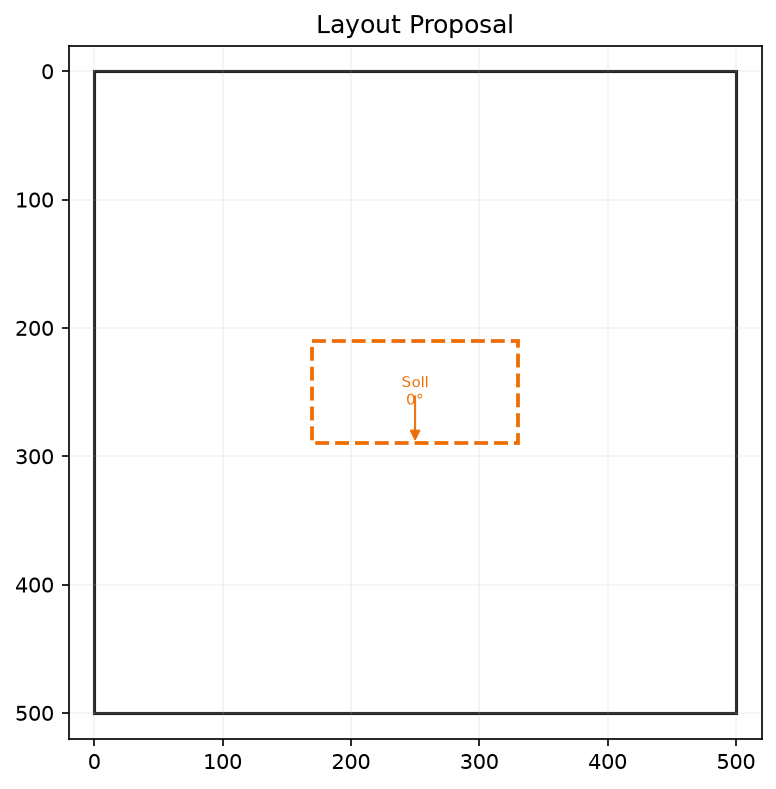
#> input picture data/aisi/debug/rect_layout_templates/rect_discussion_1.png, 776 x 789 px; its folder holds only this picture in this run
$ python debug_bgsub_proposals.py --image-dir ../../../data/aisi/debug/rect_layout_templates --out-dir out
#> lines starting #> are read from the running program, lines starting #| are printed output that depends on the picture
### src/vision/detection/proposals_bgsub.py
"""
Background subtraction-based region proposal generator.
"""
import cv2
import numpy as np
from pathlib import Path


class BGSubProposer:
    """
    Background subtraction-based region proposer using MOG2.
    Returns bounding boxes for foreground objects.
    """

    def __init__(
        self,
        history: int = 200,
        var_threshold: int = 16,
        detect_shadows: bool = False,
        min_area: int = 1500,
        max_area: int = 200000,
    ):
        """
        Initialize background subtractor.

        Args:
            history: Number of frames for background model
            var_threshold: Threshold on the squared Mahalanobis distance
            detect_shadows: Whether to detect shadows (slower)
            min_area: Minimum contour area to accept
            max_area: Maximum contour area to accept
        """
#> in main, frame is the input picture: shape (789, 776, 3); mean B, G, R 247.9, 248.3, 248.7
        self.min_area = min_area
        self.max_area = max_area

        self.bg_subtractor = cv2.createBackgroundSubtractorMOG2(
            history=history,
            varThreshold=var_threshold,
            detectShadows=detect_shadows,
        )

        # Morphology kernel for noise reduction
        self.kernel = cv2.getStructuringElement(cv2.MORPH_ELLIPSE, (5, 5))

    def propose(self, frame_bgr: np.ndarray, debug: bool = False) -> list[dict]:
        """
        Generate region proposals from foreground mask.

        Args:
            frame_bgr: Input frame in BGR format (H, W, 3)
            debug: If True, save debug visualization

        Returns:
            List of proposals: [{"bbox_px": [x1, y1, x2, y2], "score": float}, ...]
        """
#> called with debug = False
        # Apply background subtraction
        fg_mask = self.bg_subtractor.apply(frame_bgr)
#> fg_mask: shape (789, 776); every value is 255

        # Threshold to binary
        _, binary = cv2.threshold(fg_mask, 127, 255, cv2.THRESH_BINARY)

        # Morphology: close then open to reduce noise
        closed = cv2.morphologyEx(binary, cv2.MORPH_CLOSE, self.kernel, iterations=2)
        opened = cv2.morphologyEx(closed, cv2.MORPH_OPEN, self.kernel, iterations=1)

        # Find contours
        contours, _ = cv2.findContours(opened, cv2.RETR_EXTERNAL, cv2.CHAIN_APPROX_SIMPLE)
#> contours = [[[0, 0], [0, 788], [775, 788], [775, 0]]]

        proposals = []
        for contour in contours:
            area = cv2.contourArea(contour)

            # Filter by area
            if area < self.min_area or area > self.max_area:
                continue

            # Get bounding box
            x, y, w, h = cv2.boundingRect(contour)
            bbox = [x, y, x + w, y + h]

            # Calculate score based on solidity (ratio of contour area to convex hull area)
            hull = cv2.convexHull(contour)
            hull_area = cv2.contourArea(hull)
            solidity = float(area) / hull_area if hull_area > 0 else 0.0

            # Alternative: normalized area score
            # score = min(1.0, area / self.max_area)

            proposals.append({
                "bbox_px": bbox,
                "score": solidity,
            })
#> this loop made 1 pass
#> (contour, area) on pass 1: ([[0, 0], [0, 788], [775, 788], [775, 0]], 610700)
#> after the loop, proposals = []

        # Sort by score descending
        proposals.sort(key=lambda p: p["score"], reverse=True)

        # Debug visualization
        if debug and proposals:
            self._save_debug_image(frame_bgr, proposals, opened)

        return proposals

    # [34 lines left out: function _save_debug_image, not called in this run]

### src/vision/tools/debug_bgsub_proposals.py
"""
Debug tool for visualizing BGSubProposer region proposals.

Example usage:
    python -m src.vision.tools.debug_bgsub_proposals --image-dir data/vision/synth_seq --out-dir data/vision/debug/bgsub --max-frames 30
"""

import argparse
import cv2
import numpy as np
from pathlib import Path
import sys

from src.vision.detection.proposals_bgsub import BGSubProposer


def main():
    parser = argparse.ArgumentParser(description="Debug BGSubProposer region proposals.")
    parser.add_argument("--image-dir", required=True, help="Input image directory (*.jpg, *.png)")
    parser.add_argument("--out-dir", required=True, help="Output directory for debug frames")
    parser.add_argument("--max-frames", type=int, default=30, help="Maximum frames to process (default: 30)")

    # BGSub parameters
    parser.add_argument("--history", type=int, default=200, help="BGSub history (default: 200)")
    parser.add_argument("--var-threshold", type=int, default=16, help="BGSub variance threshold (default: 16)")
    parser.add_argument("--min-area", type=int, default=1500, help="Minimum proposal area (default: 1500)")
    parser.add_argument("--max-area", type=int, default=200000, help="Maximum proposal area (default: 200000)")

    args = parser.parse_args()

    # Load image files
    img_dir = Path(args.image_dir)
    if not img_dir.exists():
        print(f"ERROR: Image directory not found: {args.image_dir}")
        sys.exit(1)

    image_files = sorted(list(img_dir.glob("*.jpg")) + list(img_dir.glob("*.png")))

    if len(image_files) == 0:
        print(f"ERROR: No .jpg or .png files found in {args.image_dir}")
        sys.exit(1)

    print(f"Found {len(image_files)} images in {args.image_dir}")

    # Create output directory
    out_dir = Path(args.out_dir)
    out_dir.mkdir(parents=True, exist_ok=True)
    print(f"Output directory: {args.out_dir}")

    # Initialize BGSubProposer
    proposer = BGSubProposer(
        history=args.history,
        var_threshold=args.var_threshold,
        detect_shadows=False,
        min_area=args.min_area,
        max_area=args.max_area,
    )

    print(f"\n=== BGSubProposer Configuration ===")
    print(f"History: {args.history}")
    print(f"Variance threshold: {args.var_threshold}")
    print(f"Min area: {args.min_area} px")
    print(f"Max area: {args.max_area} px")
    print(f"===================================\n")

    # Process frames
    max_frames = min(args.max_frames, len(image_files))

    for frame_idx in range(max_frames):
        img_path = image_files[frame_idx]

        # Load frame
        frame = cv2.imread(str(img_path))
        if frame is None:
            print(f"WARNING: Could not load {img_path}, skipping.")
            continue

        # Get proposals
        proposals = proposer.propose(frame, debug=False)
#> proposals = []

        # Log
        print(f"Frame {frame_idx}: {len(proposals)} boxes")
#| Frame 0: 0 boxes

        # Draw proposals on frame
        vis = frame.copy()

        for idx, proposal in enumerate(proposals):
            bbox = proposal["bbox_px"]
            score = proposal["score"]

            x1, y1, x2, y2 = [int(v) for v in bbox]

            # Color by score (green = high, red = low)
            color = (0, int(255 * score), int(255 * (1 - score)))

            # Draw rectangle
            cv2.rectangle(vis, (x1, y1), (x2, y2), color, 2)

            # Draw index and score
            label = f"{idx}: {score:.2f}"
            label_size, _ = cv2.getTextSize(label, cv2.FONT_HERSHEY_SIMPLEX, 0.5, 2)

            # Background for text
            cv2.rectangle(vis, (x1, y1 - label_size[1] - 8), (x1 + label_size[0] + 4, y1), color, -1)
            cv2.putText(vis, label, (x1 + 2, y1 - 4), cv2.FONT_HERSHEY_SIMPLEX, 0.5, (255, 255, 255), 2)
#> this loop made 0 passes

        # Draw frame info at top left
        info_text = f"Frame {frame_idx}, Boxes={len(proposals)}"
#> info_text = 'Frame 0, Boxes=0'
        cv2.rectangle(vis, (0, 0), (400, 40), (0, 0, 0), -1)
        cv2.putText(vis, info_text, (10, 30), cv2.FONT_HERSHEY_SIMPLEX, 1.0, (0, 255, 0), 2)
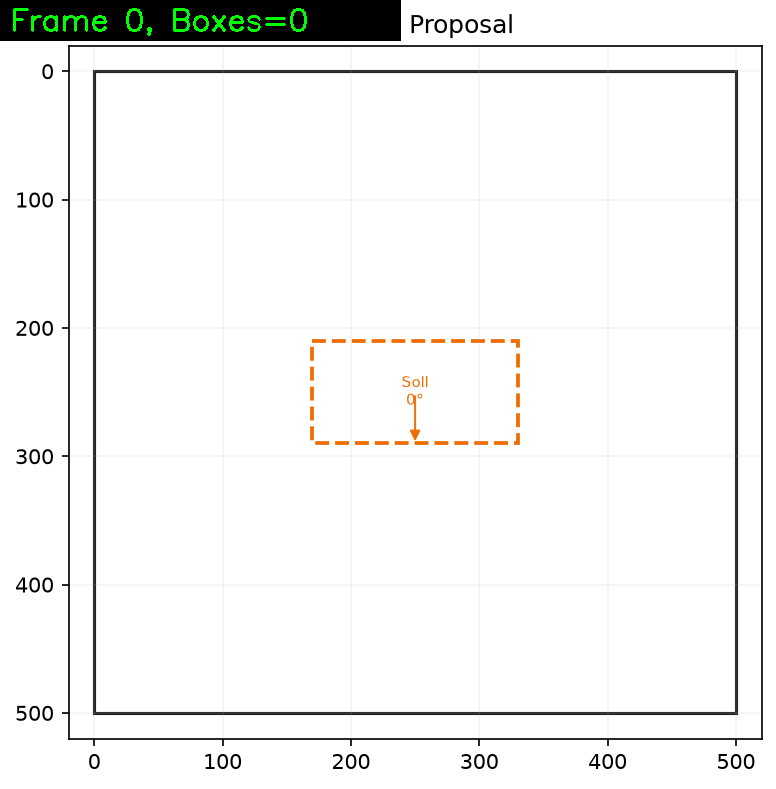
#> vis: shape (789, 776, 3); mean B, G, R 241.3, 242.4, 242

        # Save frame
        out_path = out_dir / f"frame_{frame_idx:04d}.png"
        cv2.imwrite(str(out_path), vis)

    print(f"\nProcessed {max_frames} frames.")
    print(f"Debug frames saved to: {args.out_dir}")


if __name__ == "__main__":
    main()

$ run again, on data/aisi/debug/rect_layout_templates/rect_discussion_5.png
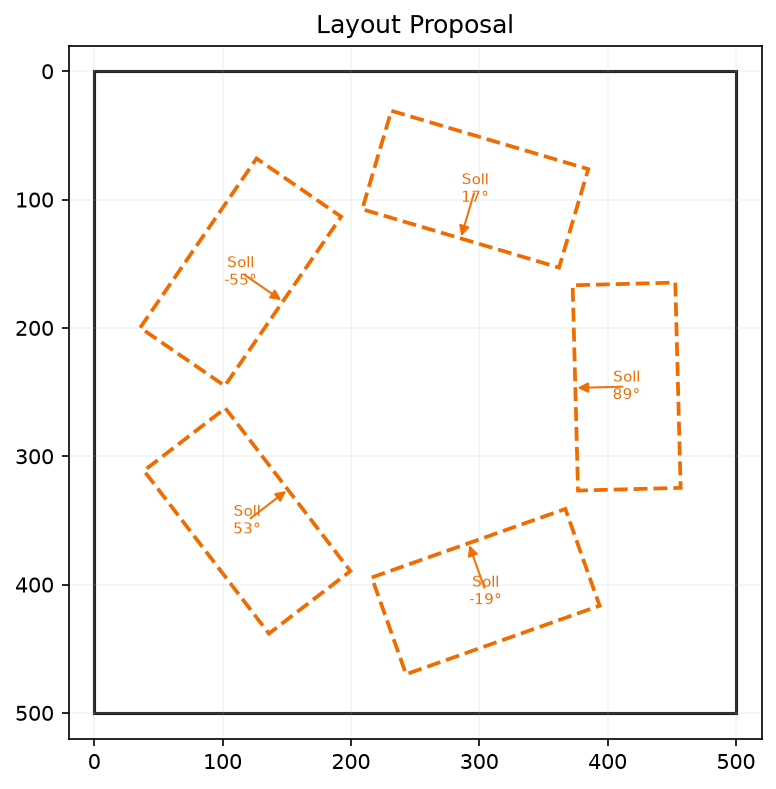
#> input picture data/aisi/debug/rect_layout_templates/rect_discussion_5.png, 776 x 789 px
#> in main, frame is the input picture: shape (789, 776, 3); mean B, G, R 244.8, 246.4, 248.5
#> fg_mask: shape (789, 776); every value is 255
#> contours = [[[0, 0], [0, 788], [775, 788], [775, 0]]]
#> the loop in propose, `for contour in contours:` made 1 pass
#> (contour, area) on pass 1: ([[0, 0], [0, 788], [775, 788], [775, 0]], 610700)
#> after the loop in propose, `for contour in contours:`: proposals = []
#| Frame 0: 0 boxes
#> info_text = 'Frame 0, Boxes=0'
#> in main, `cv2.putText(vis, info_text, (10, 30), cv2.FONT_HERSHEY_SIMPLEX, 1.0, (..`:
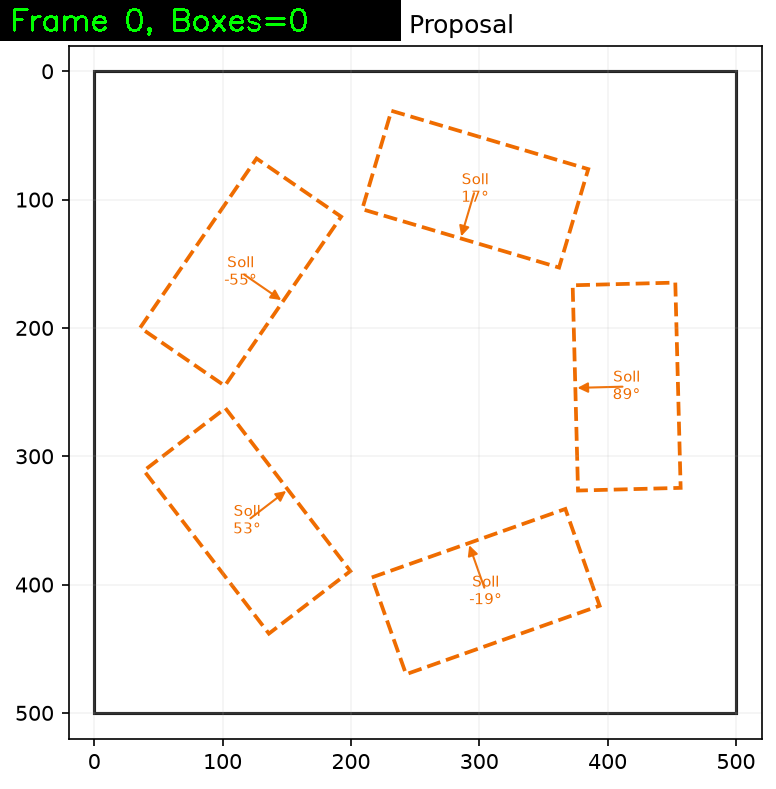
#> vis: shape (789, 776, 3); mean B, G, R 238.1, 240.6, 241.8

$ run again, on data/aisi/debug/rect_layout_templates/rect_discussion_6.png
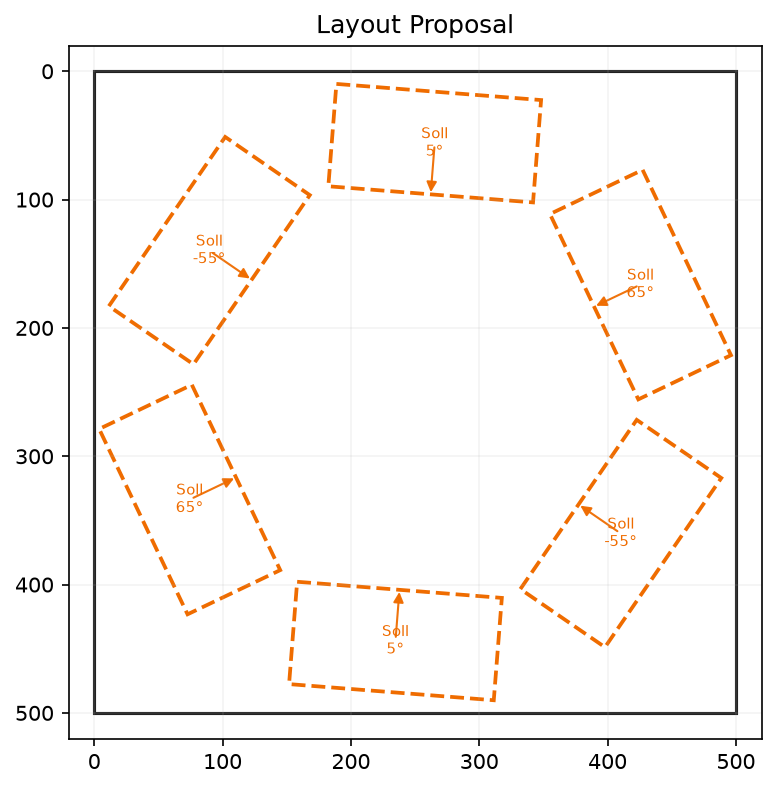
#> input picture data/aisi/debug/rect_layout_templates/rect_discussion_6.png, 776 x 789 px
#> in main, frame is the input picture: shape (789, 776, 3); mean B, G, R 244, 246, 248.4
#> fg_mask: shape (789, 776); every value is 255
#> contours = [[[0, 0], [0, 788], [775, 788], [775, 0]]]
#> the loop in propose, `for contour in contours:` made 1 pass
#> (contour, area) on pass 1: ([[0, 0], [0, 788], [775, 788], [775, 0]], 610700)
#> after the loop in propose, `for contour in contours:`: proposals = []
#| Frame 0: 0 boxes
#> info_text = 'Frame 0, Boxes=0'
#> in main, `cv2.putText(vis, info_text, (10, 30), cv2.FONT_HERSHEY_SIMPLEX, 1.0, (..`:
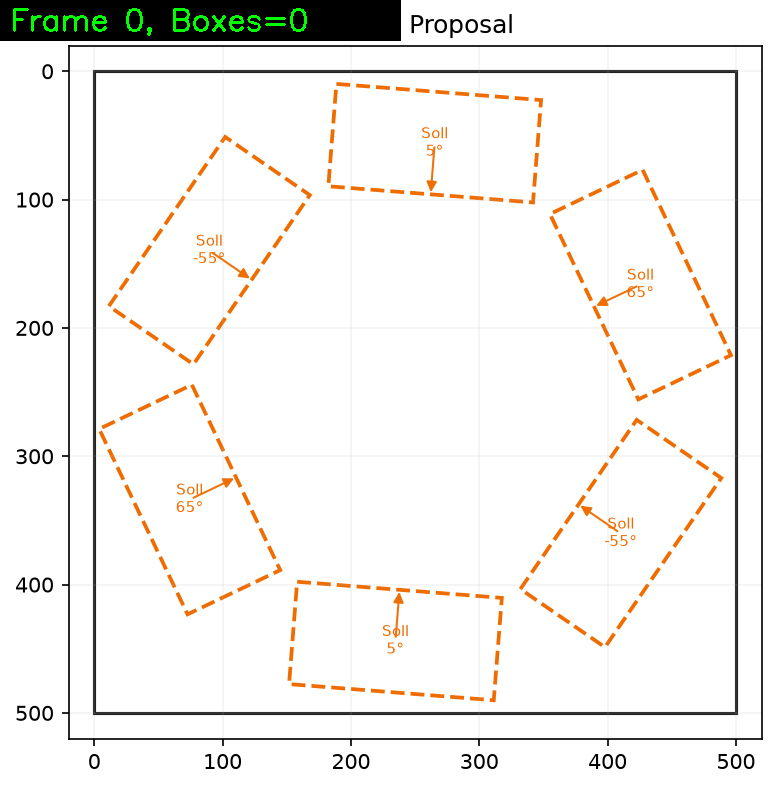
#> vis: shape (789, 776, 3); mean B, G, R 237.3, 240.1, 241.8

$ run again, on data/aisi/debug/rect_layout_templates/rect_discussion_3.png
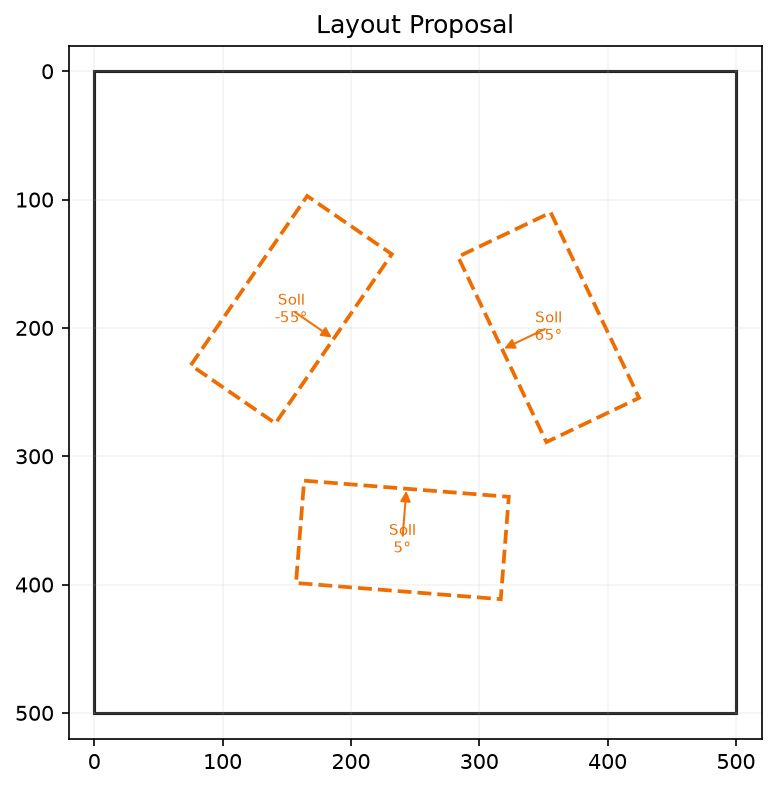
#> input picture data/aisi/debug/rect_layout_templates/rect_discussion_3.png, 776 x 789 px
#> in main, frame is the input picture: shape (789, 776, 3); mean B, G, R 246.4, 247.4, 248.6
#> fg_mask: shape (789, 776); every value is 255
#> contours = [[[0, 0], [0, 788], [775, 788], [775, 0]]]
#> the loop in propose, `for contour in contours:` made 1 pass
#> (contour, area) on pass 1: ([[0, 0], [0, 788], [775, 788], [775, 0]], 610700)
#> after the loop in propose, `for contour in contours:`: proposals = []
#| Frame 0: 0 boxes
#> info_text = 'Frame 0, Boxes=0'
#> in main, `cv2.putText(vis, info_text, (10, 30), cv2.FONT_HERSHEY_SIMPLEX, 1.0, (..`:
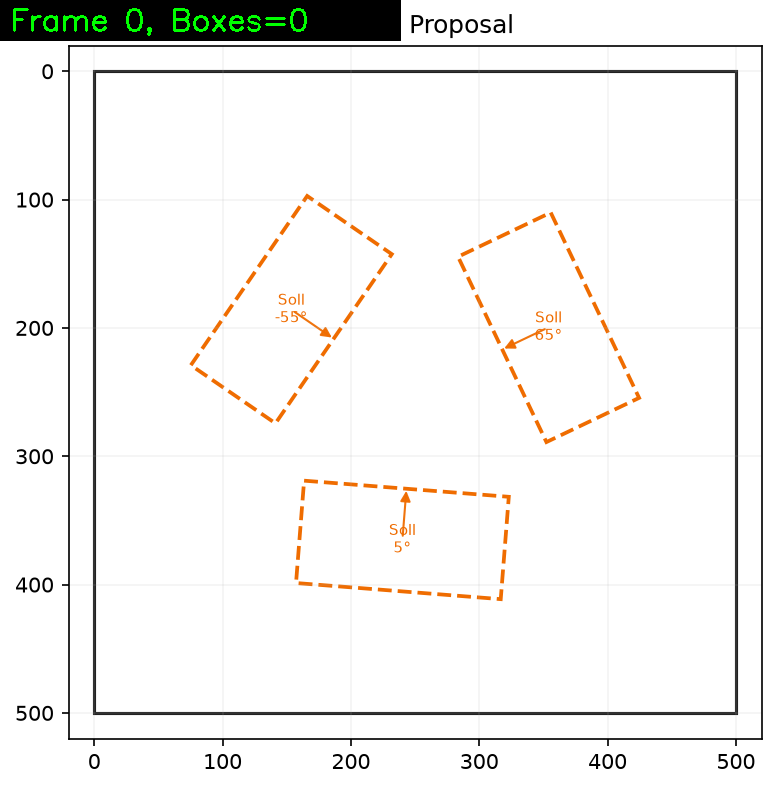
#> vis: shape (789, 776, 3); mean B, G, R 239.7, 241.5, 241.9

$ run again, on data/aisi/debug/rect_layout_templates/rect_discussion_4.png
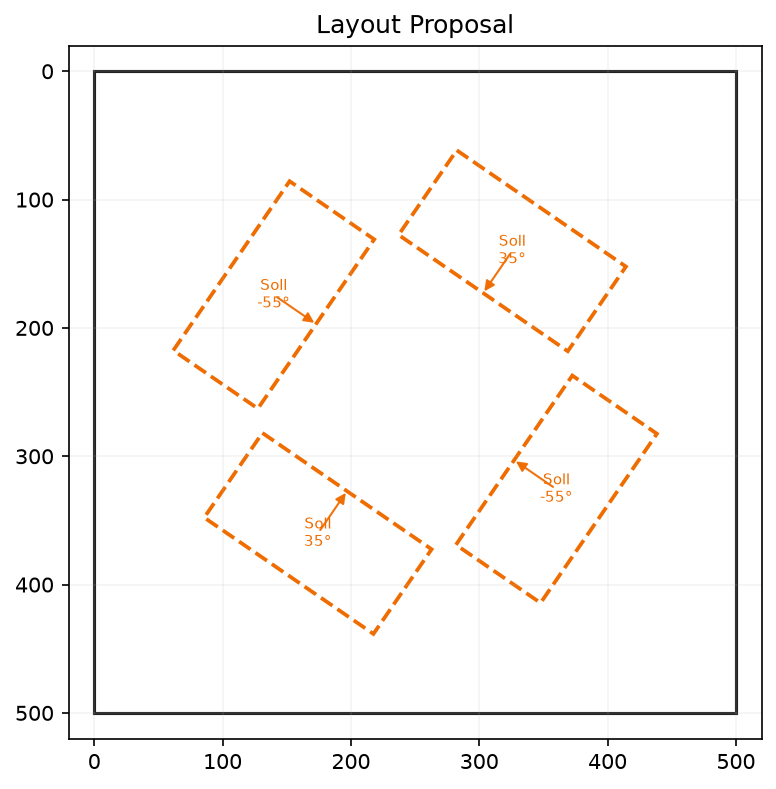
#> input picture data/aisi/debug/rect_layout_templates/rect_discussion_4.png, 776 x 789 px
#> in main, frame is the input picture: shape (789, 776, 3); mean B, G, R 245.6, 246.9, 248.5
#> fg_mask: shape (789, 776); every value is 255
#> contours = [[[0, 0], [0, 788], [775, 788], [775, 0]]]
#> the loop in propose, `for contour in contours:` made 1 pass
#> (contour, area) on pass 1: ([[0, 0], [0, 788], [775, 788], [775, 0]], 610700)
#> after the loop in propose, `for contour in contours:`: proposals = []
#| Frame 0: 0 boxes
#> info_text = 'Frame 0, Boxes=0'
#> in main, `cv2.putText(vis, info_text, (10, 30), cv2.FONT_HERSHEY_SIMPLEX, 1.0, (..`:
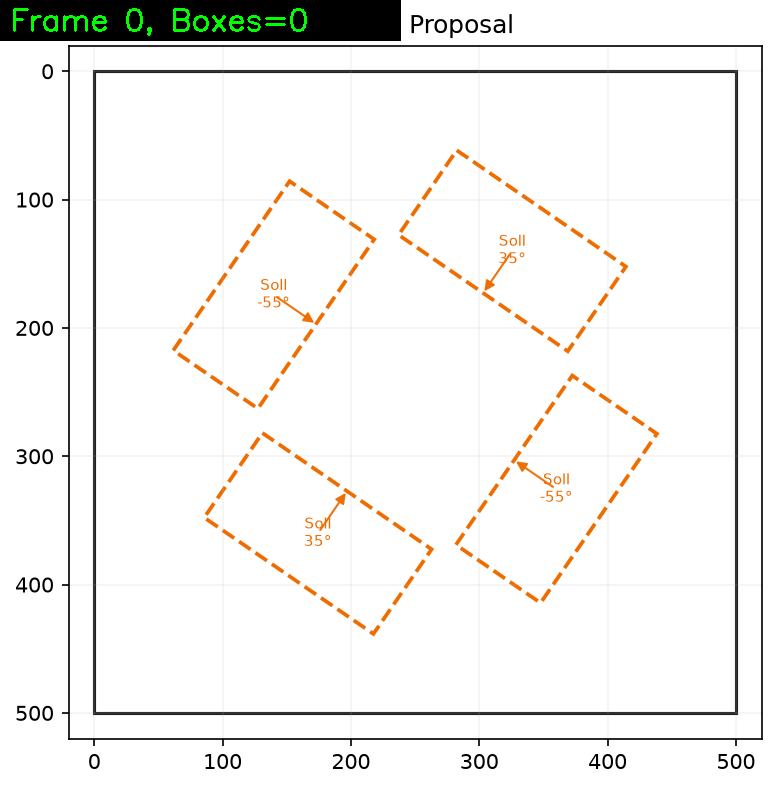
#> vis: shape (789, 776, 3); mean B, G, R 238.9, 241, 241.9
